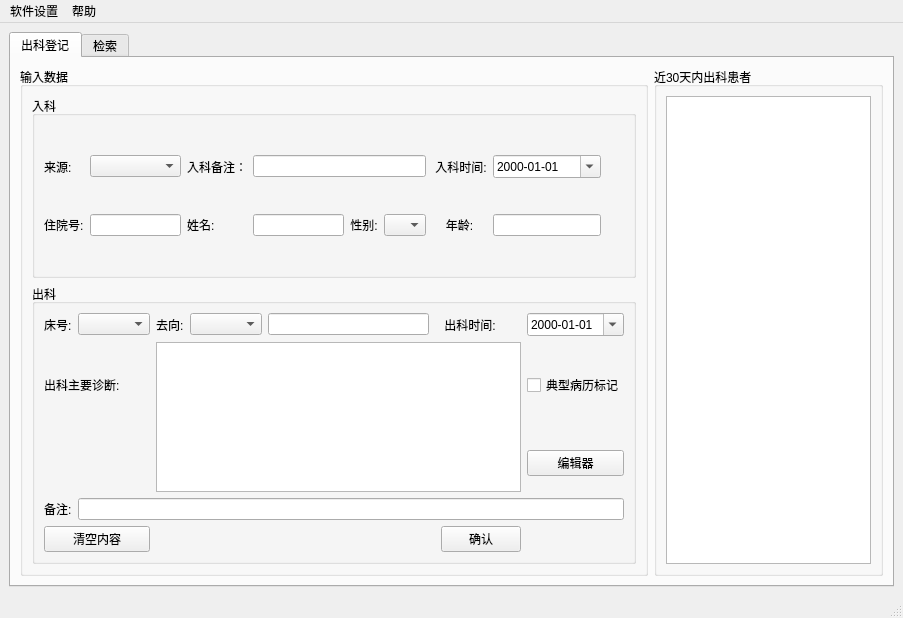
<?xml version="1.0" encoding="UTF-8"?>
<ui version="4.0">
 <class>MainWindow</class>
 <widget class="QMainWindow" name="MainWindow">
  <property name="geometry">
   <rect>
    <x>0</x>
    <y>0</y>
    <width>903</width>
    <height>618</height>
   </rect>
  </property>
  <property name="windowTitle">
   <string>人民医院MICU出科登记程序1.1版</string>
  </property>
  <widget class="QWidget" name="centralwidget">
   <layout class="QHBoxLayout" name="horizontalLayout">
    <item>
     <widget class="QTabWidget" name="tabWidget">
      <property name="currentIndex">
       <number>0</number>
      </property>
      <widget class="QWidget" name="tab">
       <attribute name="title">
        <string>出科登记</string>
       </attribute>
       <layout class="QHBoxLayout" name="horizontalLayout_2">
        <item>
         <widget class="QGroupBox" name="groupBox_4">
          <property name="title">
           <string>输入数据</string>
          </property>
          <layout class="QVBoxLayout" name="verticalLayout">
           <item>
            <widget class="QGroupBox" name="groupBox">
             <property name="title">
              <string>入科</string>
             </property>
             <layout class="QGridLayout" name="gridLayout">
              <item row="2" column="4">
               <widget class="QLabel" name="label_7">
                <property name="text">
                 <string>性别:</string>
                </property>
                <property name="alignment">
                 <set>Qt::AlignCenter</set>
                </property>
               </widget>
              </item>
              <item row="2" column="0">
               <widget class="QLabel" name="label_4">
                <property name="text">
                 <string>住院号:</string>
                </property>
               </widget>
              </item>
              <item row="0" column="7">
               <widget class="QDateEdit" name="dateEdit">
                <property name="displayFormat">
                 <string>yyyy-MM-dd</string>
                </property>
                <property name="calendarPopup">
                 <bool>true</bool>
                </property>
               </widget>
              </item>
              <item row="2" column="7">
               <widget class="QLineEdit" name="lineEdit_3">
                <property name="sizePolicy">
                 <sizepolicy hsizetype="Fixed" vsizetype="Fixed">
                  <horstretch>0</horstretch>
                  <verstretch>0</verstretch>
                 </sizepolicy>
                </property>
                <property name="inputMethodHints">
                 <set>Qt::ImhDigitsOnly</set>
                </property>
               </widget>
              </item>
              <item row="0" column="6">
               <widget class="QLabel" name="label_10">
                <property name="text">
                 <string> 入科时间:</string>
                </property>
               </widget>
              </item>
              <item row="0" column="0">
               <widget class="QLabel" name="label_2">
                <property name="text">
                 <string>来源:</string>
                </property>
               </widget>
              </item>
              <item row="0" column="1">
               <widget class="QComboBox" name="comboBox_7">
                <property name="currentIndex">
                 <number>-1</number>
                </property>
               </widget>
              </item>
              <item row="2" column="1">
               <widget class="QLineEdit" name="lineEdit">
                <property name="inputMethodHints">
                 <set>Qt::ImhDigitsOnly</set>
                </property>
               </widget>
              </item>
              <item row="2" column="3">
               <widget class="QLineEdit" name="lineEdit_2">
                <property name="text">
                 <string/>
                </property>
               </widget>
              </item>
              <item row="2" column="5">
               <widget class="QComboBox" name="comboBox_2">
                <property name="currentIndex">
                 <number>-1</number>
                </property>
                <item>
                 <property name="text">
                  <string>男</string>
                 </property>
                </item>
                <item>
                 <property name="text">
                  <string>女</string>
                 </property>
                </item>
               </widget>
              </item>
              <item row="0" column="3" colspan="3">
               <widget class="QLineEdit" name="lineEdit_4"/>
              </item>
              <item row="0" column="2">
               <widget class="QLabel" name="label">
                <property name="text">
                 <string>入科备注：</string>
                </property>
               </widget>
              </item>
              <item row="0" column="8">
               <spacer name="horizontalSpacer">
                <property name="orientation">
                 <enum>Qt::Horizontal</enum>
                </property>
                <property name="sizeHint" stdset="0">
                 <size>
                  <width>40</width>
                  <height>20</height>
                 </size>
                </property>
               </spacer>
              </item>
              <item row="2" column="6">
               <widget class="QLabel" name="label_8">
                <property name="layoutDirection">
                 <enum>Qt::LeftToRight</enum>
                </property>
                <property name="text">
                 <string>年龄:</string>
                </property>
                <property name="alignment">
                 <set>Qt::AlignCenter</set>
                </property>
               </widget>
              </item>
              <item row="2" column="2">
               <widget class="QLabel" name="label_6">
                <property name="text">
                 <string>姓名:</string>
                </property>
               </widget>
              </item>
             </layout>
            </widget>
           </item>
           <item>
            <widget class="QGroupBox" name="groupBox_3">
             <property name="title">
              <string>出科</string>
             </property>
             <layout class="QGridLayout" name="gridLayout_2">
              <item row="1" column="9">
               <widget class="QCheckBox" name="checkBox">
                <property name="text">
                 <string>典型病历标记</string>
                </property>
               </widget>
              </item>
              <item row="5" column="6" colspan="3">
               <widget class="QPushButton" name="pushButton_5">
                <property name="sizePolicy">
                 <sizepolicy hsizetype="Preferred" vsizetype="Fixed">
                  <horstretch>0</horstretch>
                  <verstretch>0</verstretch>
                 </sizepolicy>
                </property>
                <property name="text">
                 <string>确认</string>
                </property>
               </widget>
              </item>
              <item row="0" column="1">
               <widget class="QComboBox" name="comboBox_5">
                <property name="sizePolicy">
                 <sizepolicy hsizetype="Fixed" vsizetype="Fixed">
                  <horstretch>0</horstretch>
                  <verstretch>0</verstretch>
                 </sizepolicy>
                </property>
               </widget>
              </item>
              <item row="3" column="0">
               <widget class="QLabel" name="label_17">
                <property name="text">
                 <string>备注:</string>
                </property>
               </widget>
              </item>
              <item row="3" column="1" colspan="9">
               <widget class="QLineEdit" name="lineEdit_6"/>
              </item>
              <item row="0" column="3">
               <widget class="QComboBox" name="comboBox_6">
                <property name="sizePolicy">
                 <sizepolicy hsizetype="Fixed" vsizetype="Fixed">
                  <horstretch>0</horstretch>
                  <verstretch>0</verstretch>
                 </sizepolicy>
                </property>
                <property name="currentIndex">
                 <number>-1</number>
                </property>
               </widget>
              </item>
              <item row="1" column="2" rowspan="2" colspan="7">
               <widget class="QTextEdit" name="textEdit">
                <property name="minimumSize">
                 <size>
                  <width>0</width>
                  <height>150</height>
                 </size>
                </property>
               </widget>
              </item>
              <item row="5" column="0" colspan="2">
               <widget class="QPushButton" name="pushButton_4">
                <property name="text">
                 <string>清空内容</string>
                </property>
               </widget>
              </item>
              <item row="0" column="4">
               <widget class="QLineEdit" name="lineEdit_5"/>
              </item>
              <item row="2" column="9">
               <widget class="QPushButton" name="pushButton_6">
                <property name="text">
                 <string>编辑器</string>
                </property>
               </widget>
              </item>
              <item row="1" column="0" colspan="2">
               <widget class="QLabel" name="label_15">
                <property name="text">
                 <string>出科主要诊断:</string>
                </property>
               </widget>
              </item>
              <item row="0" column="6">
               <widget class="QLabel" name="label_16">
                <property name="text">
                 <string> 出科时间:</string>
                </property>
               </widget>
              </item>
              <item row="0" column="0">
               <widget class="QLabel" name="label_13">
                <property name="text">
                 <string>床号:</string>
                </property>
               </widget>
              </item>
              <item row="0" column="2">
               <widget class="QLabel" name="label_14">
                <property name="text">
                 <string>去向:</string>
                </property>
               </widget>
              </item>
              <item row="0" column="9">
               <widget class="QDateEdit" name="dateEdit_2">
                <property name="displayFormat">
                 <string>yyyy-MM-dd</string>
                </property>
                <property name="calendarPopup">
                 <bool>true</bool>
                </property>
               </widget>
              </item>
             </layout>
            </widget>
           </item>
          </layout>
         </widget>
        </item>
        <item>
         <widget class="QGroupBox" name="groupBox_2">
          <property name="minimumSize">
           <size>
            <width>180</width>
            <height>0</height>
           </size>
          </property>
          <property name="title">
           <string>近30天内出科患者</string>
          </property>
          <layout class="QVBoxLayout" name="verticalLayout_2">
           <item>
            <widget class="QListWidget" name="listWidget"/>
           </item>
          </layout>
         </widget>
        </item>
       </layout>
      </widget>
      <widget class="QWidget" name="tab_2">
       <attribute name="title">
        <string>检索</string>
       </attribute>
       <layout class="QVBoxLayout" name="verticalLayout_3">
        <item>
         <widget class="QGroupBox" name="groupBox_5">
          <property name="sizePolicy">
           <sizepolicy hsizetype="Preferred" vsizetype="Preferred">
            <horstretch>0</horstretch>
            <verstretch>0</verstretch>
           </sizepolicy>
          </property>
          <property name="minimumSize">
           <size>
            <width>0</width>
            <height>90</height>
           </size>
          </property>
          <property name="maximumSize">
           <size>
            <width>16777215</width>
            <height>150</height>
           </size>
          </property>
          <property name="baseSize">
           <size>
            <width>0</width>
            <height>0</height>
           </size>
          </property>
          <property name="title">
           <string>检索条件</string>
          </property>
          <layout class="QHBoxLayout" name="horizontalLayout_3">
           <item>
            <widget class="QDateEdit" name="dateEdit_3">
             <property name="displayFormat">
              <string>yyyy-MM-dd</string>
             </property>
             <property name="calendarPopup">
              <bool>true</bool>
             </property>
            </widget>
           </item>
           <item>
            <widget class="QLabel" name="label_3">
             <property name="text">
              <string>至</string>
             </property>
             <property name="alignment">
              <set>Qt::AlignCenter</set>
             </property>
            </widget>
           </item>
           <item>
            <widget class="QDateEdit" name="dateEdit_4">
             <property name="displayFormat">
              <string>yyyy-MM-dd</string>
             </property>
             <property name="calendarPopup">
              <bool>true</bool>
             </property>
            </widget>
           </item>
           <item>
            <widget class="QFrame" name="frame">
             <property name="frameShape">
              <enum>QFrame::StyledPanel</enum>
             </property>
             <property name="frameShadow">
              <enum>QFrame::Raised</enum>
             </property>
             <layout class="QGridLayout" name="gridLayout_3">
              <item row="0" column="0">
               <widget class="QRadioButton" name="radioButton">
                <property name="text">
                 <string>姓名：</string>
                </property>
                <property name="checked">
                 <bool>true</bool>
                </property>
               </widget>
              </item>
              <item row="0" column="1">
               <widget class="QLineEdit" name="lineEdit_7"/>
              </item>
              <item row="1" column="0">
               <widget class="QRadioButton" name="radioButton_2">
                <property name="text">
                 <string>住院号：</string>
                </property>
               </widget>
              </item>
              <item row="1" column="1">
               <widget class="QLineEdit" name="lineEdit_8">
                <property name="enabled">
                 <bool>false</bool>
                </property>
               </widget>
              </item>
              <item row="2" column="0">
               <widget class="QRadioButton" name="radioButton_3">
                <property name="text">
                 <string>诊断：</string>
                </property>
               </widget>
              </item>
              <item row="2" column="1">
               <widget class="QLineEdit" name="lineEdit_9">
                <property name="enabled">
                 <bool>false</bool>
                </property>
               </widget>
              </item>
             </layout>
            </widget>
           </item>
           <item>
            <widget class="QPushButton" name="pushButton">
             <property name="text">
              <string>检索开始</string>
             </property>
            </widget>
           </item>
           <item>
            <spacer name="horizontalSpacer_2">
             <property name="orientation">
              <enum>Qt::Horizontal</enum>
             </property>
             <property name="sizeHint" stdset="0">
              <size>
               <width>40</width>
               <height>20</height>
              </size>
             </property>
            </spacer>
           </item>
          </layout>
         </widget>
        </item>
        <item>
         <widget class="QGroupBox" name="groupBox_6">
          <property name="title">
           <string>检索结果</string>
          </property>
          <layout class="QVBoxLayout" name="verticalLayout_4">
           <item>
            <widget class="QTableWidget" name="tableWidget">
             <property name="editTriggers">
              <set>QAbstractItemView::NoEditTriggers</set>
             </property>
             <property name="sortingEnabled">
              <bool>true</bool>
             </property>
            </widget>
           </item>
          </layout>
         </widget>
        </item>
        <item>
         <widget class="QPushButton" name="pushButton_2">
          <property name="text">
           <string>输出结果</string>
          </property>
         </widget>
        </item>
       </layout>
      </widget>
     </widget>
    </item>
   </layout>
  </widget>
  <widget class="QMenuBar" name="menubar">
   <property name="geometry">
    <rect>
     <x>0</x>
     <y>0</y>
     <width>903</width>
     <height>36</height>
    </rect>
   </property>
   <widget class="QMenu" name="menu">
    <property name="title">
     <string>软件设置</string>
    </property>
    <addaction name="separator"/>
    <addaction name="action_2"/>
    <addaction name="action_3"/>
    <addaction name="action_4"/>
    <addaction name="action_5"/>
   </widget>
   <widget class="QMenu" name="menu_2">
    <property name="title">
     <string>帮助</string>
    </property>
    <addaction name="action"/>
   </widget>
   <addaction name="menu"/>
   <addaction name="menu_2"/>
  </widget>
  <widget class="QStatusBar" name="statusbar"/>
  <action name="action_2">
   <property name="text">
    <string>患者来源</string>
   </property>
  </action>
  <action name="action_3">
   <property name="text">
    <string>床号设置</string>
   </property>
  </action>
  <action name="action_4">
   <property name="text">
    <string>出科去向设置</string>
   </property>
  </action>
  <action name="action_5">
   <property name="text">
    <string>诊断设置</string>
   </property>
  </action>
  <action name="action">
   <property name="text">
    <string>关于该软件</string>
   </property>
  </action>
 </widget>
 <resources/>
 <connections/>
</ui>
